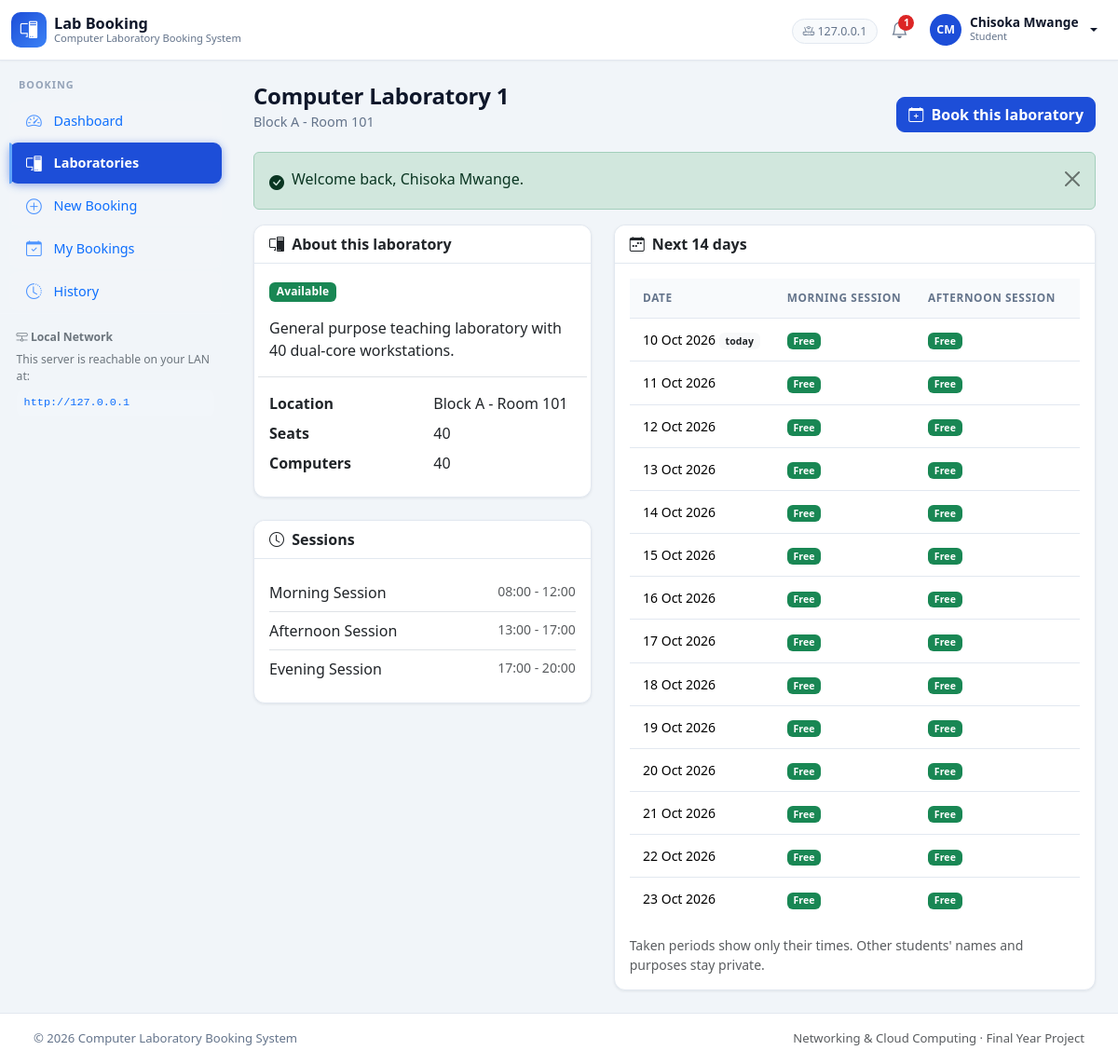
Page /user/laboratory.php?id=1 (signed in) on the committed database.
### tables this page shows
CREATE TABLE `users` (
  `id`            INT(11)      NOT NULL AUTO_INCREMENT,
  `name`          VARCHAR(120)  NOT NULL,
  `email`         VARCHAR(191)  NOT NULL,
  `password`      VARCHAR(255)  NOT NULL,
  `role`          ENUM('admin','user')   NOT NULL DEFAULT 'user',
  `status`        ENUM('active','inactive') NOT NULL DEFAULT 'active',
  `student_no`    VARCHAR(50)   DEFAULT NULL,
  `phone`         VARCHAR(30)   DEFAULT NULL,
   
   
   
   
   
  `avatar`        VARCHAR(191)  DEFAULT NULL,
  `last_login_at` DATETIME      DEFAULT NULL,
  `created_at`    DATETIME      NOT NULL DEFAULT CURRENT_TIMESTAMP,
  `updated_at`    DATETIME      NOT NULL DEFAULT CURRENT_TIMESTAMP ON UPDATE CURRENT_TIMESTAMP,
  PRIMARY KEY (`id`),
  UNIQUE KEY `uq_users_email` (`email`),
  UNIQUE KEY `uq_users_student_no` (`student_no`),
  KEY `idx_users_role_status` (`role`,`status`)
);

CREATE TABLE `laboratories` (
  `id`             INT(11)      NOT NULL AUTO_INCREMENT,
  `name`           VARCHAR(120)  NOT NULL,
  `location`       VARCHAR(120)  NOT NULL,
  `capacity`       INT(11)      NOT NULL DEFAULT 0,
  `computer_count` INT(11)      NOT NULL DEFAULT 0,
  `description`    TEXT          DEFAULT NULL,
  `status`         ENUM('available','maintenance','inactive') NOT NULL DEFAULT 'available',
  `created_at`     DATETIME      NOT NULL DEFAULT CURRENT_TIMESTAMP,
  `updated_at`     DATETIME      NOT NULL DEFAULT CURRENT_TIMESTAMP ON UPDATE CURRENT_TIMESTAMP,
  PRIMARY KEY (`id`),
  UNIQUE KEY `uq_laboratories_name` (`name`),
  KEY `idx_laboratories_status` (`status`)
);

CREATE TABLE `time_slots` (
  `id`         INT(11)     NOT NULL AUTO_INCREMENT,
  `label`      VARCHAR(60) NOT NULL,
  `start_time` TIME         NOT NULL,
  `end_time`   TIME         NOT NULL,
  `is_active`  TINYINT(1)   NOT NULL DEFAULT 1,
  `created_at` DATETIME     NOT NULL DEFAULT CURRENT_TIMESTAMP,
  `updated_at` DATETIME     NOT NULL DEFAULT CURRENT_TIMESTAMP ON UPDATE CURRENT_TIMESTAMP,
  PRIMARY KEY (`id`),
  UNIQUE KEY `uq_time_slots_range` (`start_time`,`end_time`)
);

### user/laboratory.php (the view, shortened to what the rows shown need)
<?php
require_user();
$id = query_int('id', 0);
$lab = $id > 0
    ? db_one('SELECT * FROM laboratories WHERE id = ?', array($id))
    : null;
$slots = active_time_slots();
$bookable = $lab['status'] === 'available';
layout_start(array('title' => $lab['name'], 'active' => 'laboratories'));
?>
<?php
page_heading(
    $lab['name'],
    $lab['location'],
    $bookable
        ? '<a class="btn btn-primary" href="' . e(url('user/book.php?lab=' . (int) $lab['id'])) . '">'
            . '<i class="bi bi-calendar-plus me-1"></i> Book this laboratory</a>'
        : '<button class="btn btn-secondary" disabled><i class="bi bi-lock me-1"></i> Not bookable</button>'
);
?>
<div class="row g-4">
    <div class="col-lg-5">
        <div class="card mb-4">
            <div class="card-body">
                <div class="mb-3">
                    <span class="badge <?php echo e(lab_status_badge_class($lab['status'])); ?>">
                        <?php echo e(laboratory_status_label($lab['status'])); ?>
                    </span>
                </div>
                <p><?php echo nl2br(e($lab['description'])); ?></p>
                <dl class="row mb-0 border-top pt-3">
                    <dt class="col-6">Location</dt>
                    <dd class="col-6"><?php echo e($lab['location']); ?></dd>
                    <dt class="col-6">Seats</dt>
                    <dd class="col-6"><?php echo (int) $lab['capacity']; ?></dd>
                    <dt class="col-6">Computers</dt>
                    <dd class="col-6"><?php echo (int) $lab['computer_count']; ?></dd>
                </dl>
            </div>
        </div>
        <div class="card">
            <div class="card-body">
                <?php if (empty($slots)): ?>
                    <p class="text-muted small mb-0">No sessions are open for booking.</p>
                <?php else: ?>
                    <ul class="list-group list-group-flush">
                        <?php foreach ($slots as $slot): ?>
                            <li class="list-group-item px-0 d-flex justify-content-between">
                                <span><?php echo e($slot['label']); ?></span>
                                <span class="text-muted small">
                                    <?php echo e(format_range($slot['start_time'], $slot['end_time'])); ?>
                                </span>
                            </li>
                        <?php endforeach; ?>
                    </ul>
                <?php endif; ?>
            </div>
        </div>
    </div>
    <div class="col-lg-7">
        <div class="card">
            <div class="card-body">
                <?php if (empty($slots)): ?>
                    <p class="text-muted small mb-0">
                        Sessions have to be switched on before availability can be shown.
                    </p>
                <?php else: ?>
                    <div class="table-responsive">
                        <table class="table table-sm align-middle mb-0">
                            <thead class="table-light">
                                <tr>
                                    <th>Date</th>
                                    <?php foreach ($slots as $slot): ?>
                                        <th class="small"><?php echo e($slot['label']); ?></th>
                                    <?php endforeach; ?>
                                </tr>
                            </thead>
                            <tbody>
                                <?php
                                for ($i = 0; $i < 14; $i++) {
                                    $day = date('Y-m-d', strtotime('+' . $i . ' days'));
                                ?>
                                    <tr>
                                        <td class="text-nowrap small">
                                            <?php echo e(format_date($day)); ?>
                                            <?php if ($i === 0): ?>
                                                <span class="badge bg-light text-dark">today</span>
                                            <?php endif; ?>
                                        </td>
                                        <?php foreach ($slots as $slot):
                                            $sStart = time_to_minutes($slot['start_time']);
                                            $sEnd = time_to_minutes($slot['end_time']);
                                            $free = $sEnd - $sStart;
                                        ?>
                                            <td class="small">
                                                <?php if ($day > booking_last_date()): ?>
                                                    <span class="text-muted">&mdash;</span>
                                                <?php elseif ($free <= 0): ?>
                                                    <span class="badge bg-secondary">Full</span>
                                                <?php elseif ($free < $sEnd - $sStart): ?>
                                                    <span class="badge bg-warning text-dark" title="Partly booked">
                                                        <?php echo (int) round($free / 60); ?>h free
                                                    </span>
                                                <?php else: ?>
                                                    <span class="badge bg-success">Free</span>
                                                <?php endif; ?>
                                            </td>
                                        <?php endforeach; ?>
                                    </tr>
                                <?php
                                }
                                ?>
                            </tbody>
                        </table>
                    </div>
                <?php endif; ?>
            </div>
        </div>
    </div>
</div>

### includes/navbar.php (shortened to what the rows shown need)
<?php
$__user = current_user();
$__unread = 0;
if ($__user !== null) {
    try {
        $__unread = unread_notification_count();
    } catch (Exception $e) {
        $__unread = 0;
    }
}
$__serverIp = isset($_SERVER['SERVER_ADDR']) ? $_SERVER['SERVER_ADDR'] : '';
?>
<nav class="navbar navbar-expand-lg app-navbar sticky-top">
  <div class="container-fluid">
    <div class="collapse navbar-collapse justify-content-end">
      <ul class="navbar-nav align-items-lg-center gap-lg-1">
        <?php if (!is_logged_in()): ?>
          <li class="nav-item">
            <a class="btn btn-sm btn-outline-primary" href="<?php echo e(url('auth/login.php')); ?>">Sign in</a>
          </li>
        <?php else: ?>
          <?php if ($__serverIp !== ''): ?>
          <li class="nav-item d-none d-xl-block">
            <span class="nav-server" title="Clients on the local network can reach this server here">
              <i class="bi bi-router"></i> <?php echo e($__serverIp); ?>
            </span>
          </li>
          <?php endif; ?>
          <li class="nav-item">
            <a class="nav-icon" href="<?php echo e(url(is_admin() ? 'admin/notifications.php' : 'user/notifications.php')); ?>"
               title="Notifications">
              <i class="bi bi-bell"></i>
              <?php if ($__unread > 0): ?>
                <span class="nav-badge"><?php echo $__unread > 9 ? '9+' : e($__unread); ?></span>
              <?php endif; ?>
            </a>
          </li>
          <li class="nav-item dropdown">
            <a class="nav-user dropdown-toggle" href="#" data-bs-toggle="dropdown" aria-expanded="false">
              <span class="avatar"><?php echo e(initials($__user['name'])); ?></span>
              <span class="d-none d-sm-inline">
                <strong><?php echo e($__user['name']); ?></strong>
                <small class="role-tag"><?php echo e($__user['role'] === 'admin' ? 'Administrator' : 'Student'); ?></small>
              </span>
            </a>
          </li>
        <?php endif; ?>
      </ul>
    </div>
  </div>
</nav>

### includes/sidebar.php (shortened to what the rows shown need)
<?php
$__active = isset($GLOBALS['__active']) ? $GLOBALS['__active'] : '';
$__isAdmin = is_admin();
if ($__isAdmin) {
    $__links = array(
        array('key' => 'dashboard',     'icon' => 'bi-speedometer2',   'label' => 'Dashboard',      'href' => 'admin/index.php'),
        array('key' => 'laboratories',  'icon' => 'bi-pc-display',     'label' => 'Laboratories',   'href' => 'admin/laboratories.php'),
        array('key' => 'bookings',      'icon' => 'bi-calendar-check',  'label' => 'Bookings',       'href' => 'admin/bookings.php'),
        array('key' => 'approvals',     'icon' => 'bi-inbox',           'label' => 'Approvals',      'href' => 'admin/approvals.php', 'badge' => 'pending'),
        array('key' => 'users',         'icon' => 'bi-people',          'label' => 'Users',          'href' => 'admin/users.php'),
        array('key' => 'slots',         'icon' => 'bi-clock-history',   'label' => 'Time Slots',     'href' => 'admin/time-slots.php'),
        array('key' => 'reports',       'icon' => 'bi-bar-chart-line',  'label' => 'Reports',        'href' => 'admin/reports.php'),
        array('key' => 'activity',      'icon' => 'bi-activity',        'label' => 'Activity Log',   'href' => 'admin/activity.php'),
    );
    $__section = 'Administration';
} else {
    $__links = array(
        array('key' => 'dashboard',     'icon' => 'bi-speedometer2',  'label' => 'Dashboard',      'href' => 'user/index.php'),
        array('key' => 'laboratories',  'icon' => 'bi-pc-display',    'label' => 'Laboratories',   'href' => 'user/laboratories.php'),
        array('key' => 'new-booking',   'icon' => 'bi-plus-circle',   'label' => 'New Booking',    'href' => 'user/book.php'),
        array('key' => 'bookings',      'icon' => 'bi-calendar-check', 'label' => 'My Bookings',   'href' => 'user/bookings.php'),
        array('key' => 'history',       'icon' => 'bi-clock-history', 'label' => 'History',        'href' => 'user/history.php'),
    );
    $__section = 'Booking';
}
?>
<aside class="app-sidebar offcanvas-lg offcanvas-start" tabindex="-1" id="appSidebar"
       aria-label="Main navigation">
  <div class="offcanvas-body d-lg-flex flex-column p-0">
    <div class="sidebar-section"><?php echo e($__section); ?></div>
    <nav class="sidebar-nav">
      <?php foreach ($__links as $__link):
      ?>
        <a class="sidebar-link text-primary<?php echo nav_active($__active, $__link['key']); ?>"
           href="<?php echo e(url($__link['href'])); ?>">
          <i class="bi <?php echo e($__link['icon']); ?>"></i>
          <span><?php echo e($__link['label']); ?></span>
        </a>
      <?php endforeach; ?>
    </nav>
    <div class="sidebar-foot">
      <div class="sidebar-foot-title text-secondary"><i class="bi bi-hdd-network"></i> Local Network</div>
      <p class="mb-1 text-secondary">This server is reachable on your LAN at:</p>
      <code class="lan-url text-primary">http://<?php echo e(isset($_SERVER['SERVER_ADDR']) ? $_SERVER['SERVER_ADDR'] : 'SERVER_IP'); ?></code>
    </div>
  </div>
</aside>

### includes/layout.php (shortened to what the rows shown need)
<?php
function layout_start(array $opts = array())
{
    require __DIR__ . '/header.php';
}
function layout_end()
{
    require __DIR__ . '/footer.php';
}
function page_heading($title, $subtitle = '', $actions = '')
{
    echo '<div class="page-heading">';
    echo '<div><h1 class="page-title">' . e($title) . '</h1>';
    if ($subtitle !== '') {
        echo '<p class="page-subtitle">' . e($subtitle) . '</p>';
    }
    echo '</div>';
    echo '</div>';
}

### rows in the picture
users: name "CM", name "Chisoka Mwange", role "Student", role "BOOKING"
laboratories: location "Block A - Room 101", status "Available", description "General purpose teaching laboratory with 40 dual-core workstations.", capacity "40", computer_count "40"
time_slots: label "Morning Session", format_range($slot['start_time'], $slot['end_time']) "08:00 - 12:00", label "MORNING SESSION", shows "Free"
time_slots: label "Afternoon Session", format_range($slot['start_time'], $slot['end_time']) "13:00 - 17:00", label "AFTERNOON SESSION", shows "Free"
time_slots: label "Evening Session", format_range($slot['start_time'], $slot['end_time']) "17:00 - 20:00"

### other values in the picture
$__serverIp "127.0.0.1"
$__unread "1"
$__link['label'] "Dashboard"
$__link['label'] "Laboratories"
$__link['label'] "New Booking"
$__link['label'] "My Bookings"
$__link['label'] "History"
isset($_SERVER['SERVER_ADDR']) ? $_SERVER['SERVER_ADDR'] : 'SERVER_IP' "127.0.0.1"
$title "Computer Laboratory 1"
$actions "Book this laboratory"
$flash['message'] "Welcome back, Chisoka Mwange."
format_date($day) "10 Oct 2026"
format_date($day) "11 Oct 2026"
format_date($day) "12 Oct 2026"
format_date($day) "13 Oct 2026"
